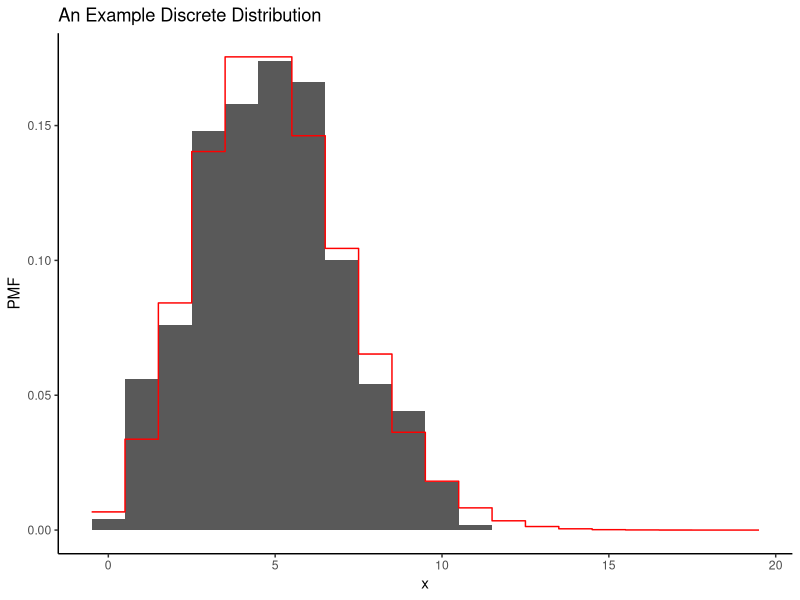
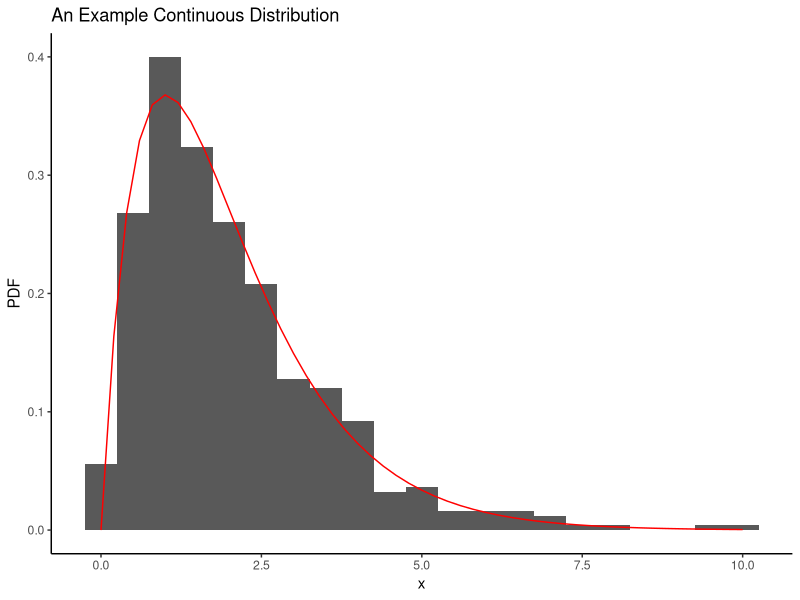
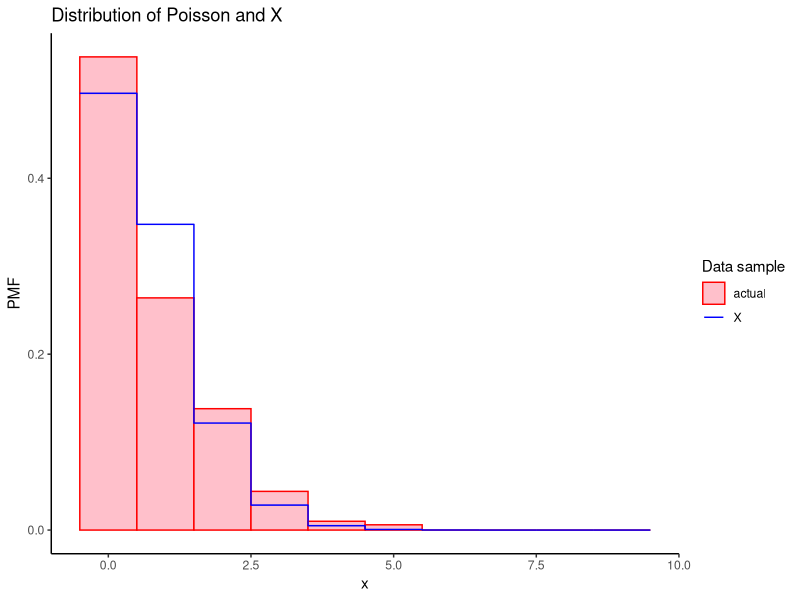
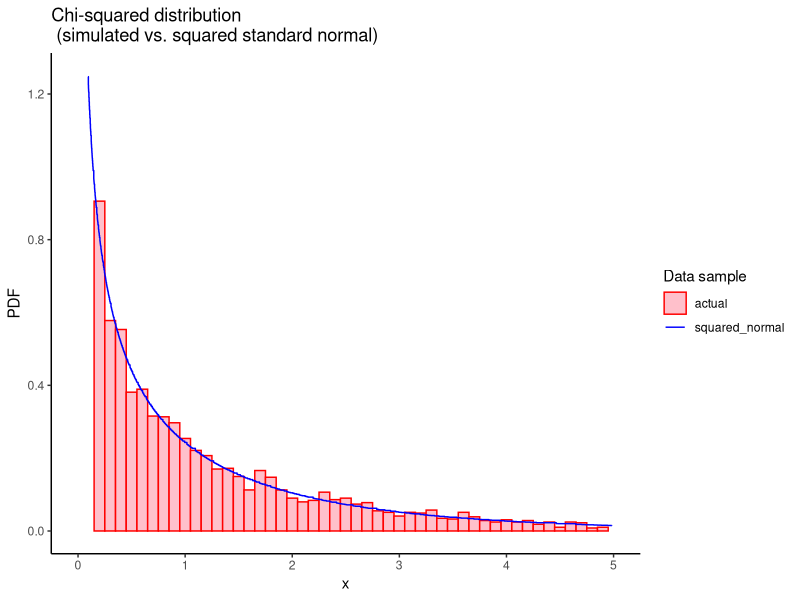
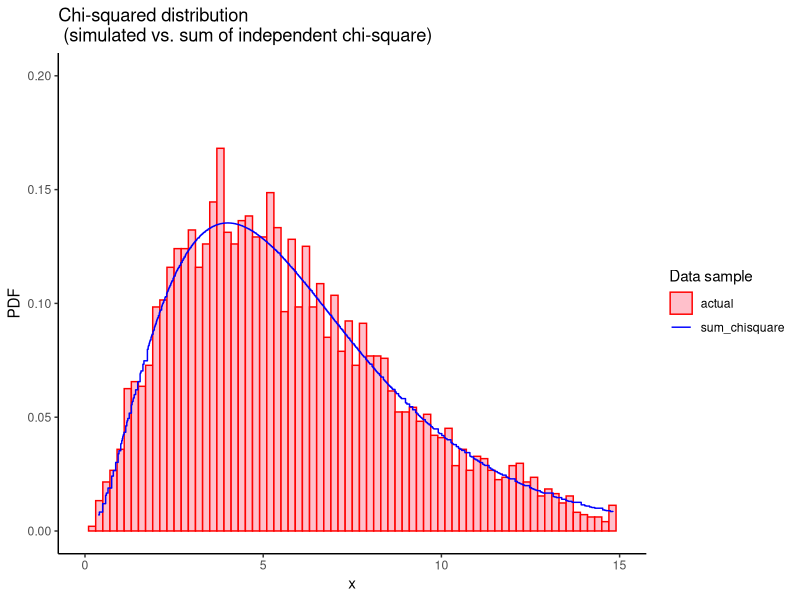
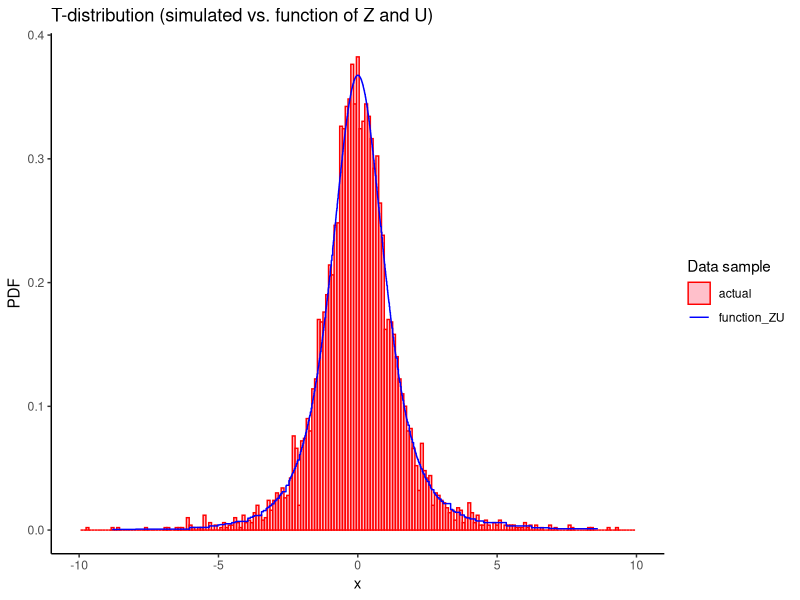
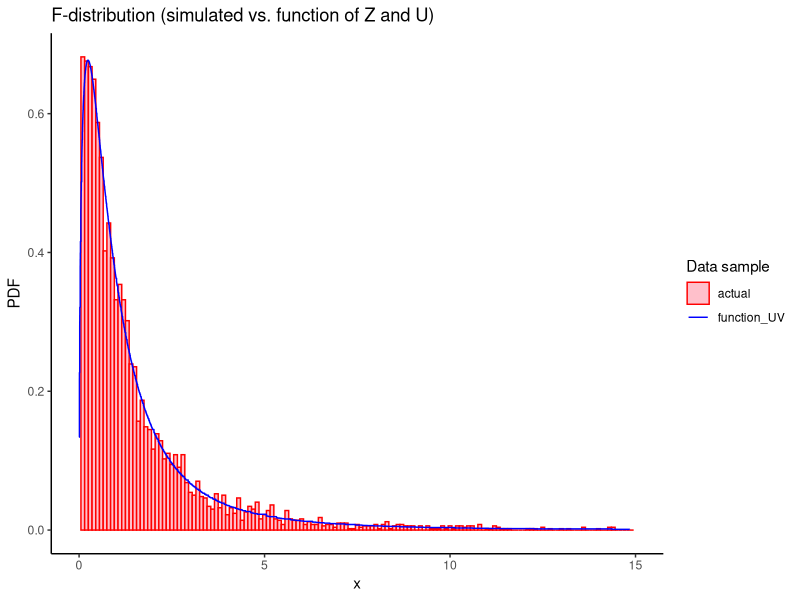

The R script that drew these images, in order:
## ---- chunk 1
knitr::opts_chunk$set(echo = TRUE, fig.align="center")
suppressMessages(library(tidyverse))
## ---- chunk 2
# An example PMF
sample_df <- tibble(X = rpois(500,5))
pmf_df <- tibble(X = seq(0, 20, 1), 
                 pmf = dpois(X, 5))
ggplot(sample_df, aes(x=X)) + 
  geom_histogram(aes(y=stat(density)), binwidth = 1) +
  geom_step(data = pmf_df, aes(x=X-0.5, y=pmf), col="red")+
  theme_classic() +
  labs(x="x", y="PMF", title = "An Example Discrete Distribution")

# An example PDF
sample_df <- tibble(X = rgamma(500, 2, 1))
pdf_df <- tibble(X = seq(0, 10, .2), 
                 pdf = dgamma(X, 2, 1))
ggplot(sample_df, aes(x=X)) + 
  geom_histogram(aes(y=stat(density)), binwidth = .5) +
  geom_line(data = pdf_df, aes(x=X, y=pdf), col="red")+
  theme_classic() +
  labs(x="x", y="PDF", title = "An Example Continuous Distribution")


## ---- chunk 3

lamda=1
p=0.7
poss=rpois(500,lamda)
sample_df <- tibble(X = poss,
                    N= rbinom(poss,1,p),
                    XN= X*N)
pmf_df <- tibble(X = seq(0, 10, 1), 
                 pmf = dpois(X, lamda*p))
ggplot(sample_df, aes(x=XN)) + 
  geom_histogram(aes(y=stat(density), color='actual'),fill='pink',binwidth = 1) +
  geom_step(data = pmf_df, aes(x=X-0.5, y=pmf, color='X'))+
  theme_classic() +
  labs(x="x", y="PMF", title = "Distribution of Poisson and X") +
  scale_colour_manual(name="Data sample",
    values=c(actual="red", X="blue"))


## ---- chunk 4

norm_df <- tibble(rnorm(1000))
chisq_df2 <- tibble(X = rnorm(1000)^2, 
                 pdf = dchisq(X, df=1))
chisq_df <- tibble(X = rchisq(5000,df=1))

ggplot(chisq_df, aes(x=X)) + 
  geom_histogram(aes(y=stat(density), color='actual'),binwidth = 1/10, fill='pink') +
  geom_step(data = chisq_df2,aes(x=X, y=pdf,color='squared_normal'))+
  theme_classic() +
  xlim(0, 5)+ ylim(0, 1.25)+
  labs(x="x", y="PDF", title = "Chi-squared distribution \n (simulated vs. squared standard normal)")+
  scale_colour_manual(name="Data sample",
    values=c(actual="red", squared_normal="blue"))
## ---- chunk 5

chisq_df_sum <- tibble(X = rchisq(1000, df=1) + rchisq(1000, df=2) + rchisq(1000, df=3), 
                 pdf = dchisq(X, df=6))
chisq_df <- tibble(X = rchisq(5000,df=6))

ggplot(chisq_df, aes(x=X)) + 
  geom_histogram(aes(y=stat(density), color = 'actual'),binwidth = 1/5, fill='pink') +
  geom_step(data = chisq_df_sum,aes(x=X, y=pdf, color = 'sum_chisquare'))+
  theme_classic() +
  xlim(0, 15)+ 
  ylim(0, 0.2) +
  labs(x="x", y="PDF", title = "Chi-squared distribution \n (simulated vs. sum of independent chi-square)")+
  scale_colour_manual(name="Data sample",
    values=c(actual="red", sum_chisquare="blue"))
## ---- chunk 6
n=3
Z = rnorm(1000)
U = rchisq(1000,df=n)
var = Z/sqrt(U/n)
t_dist_func <- tibble(X = var, 
                 pdf = dt(X, df=n))
t_dist <- tibble(X = rt(5000, df=n))
ggplot(t_dist, aes(x=X)) + 
  geom_histogram(aes(y=stat(density), col='actual'),binwidth = 1/10, fill = 'pink') +
  geom_step(data = t_dist_func,aes(x=X, y=pdf, col = 'function_ZU'))+
  theme_classic() +
  xlim(-10,10) + 
  labs(x="x", y="PDF", title = "T-distribution (simulated vs. function of Z and U)")+
  scale_colour_manual(name="Data sample",
    values=c(actual="red", function_ZU="blue"))
## ---- chunk 7
m = 3
n = 5
U = rchisq(1000,df=m)
V = rchisq(1000,df=n)
var = (U/m)/(V/n)
f_dist_func <- tibble(X = var, 
                 pmf = df(X, df1=m, df2=n))
f_dist <- tibble(X = rf(5000, df1=m, df2=n))
ggplot(f_dist, aes(x=X)) + 
  geom_histogram(aes(y=stat(density),col='actual'),fill='pink',binwidth = 1/10) +
  geom_step(data = f_dist_func,aes(x=X, y=pmf, col='function_UV'))+
  theme_classic() +
  xlim(0,15)+
  labs(x="x", y="PMF", title = "An Example Discrete Distribution")+
  labs(x="x", y="PDF", title = "F-distribution (simulated vs. function of Z and U)")+
  scale_colour_manual(name="Data sample",
    values=c(actual="red", function_UV="blue"))

